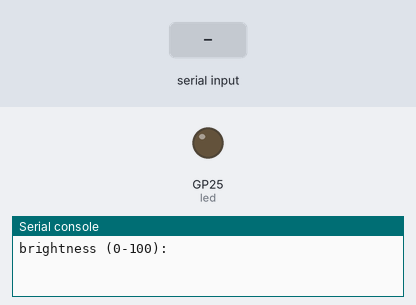
Recording of a program running on a simulated Raspberry Pi Pico running MicroPython. On the bench: output pins drawn as LEDs (lit = HIGH), the last lines printed to the serial console. The inputs (shaded band) are chosen by the test bench.

Above: at 1.2 s.
1.3 s: "5" typed at the serial console, then Enter
At 2.2 s:
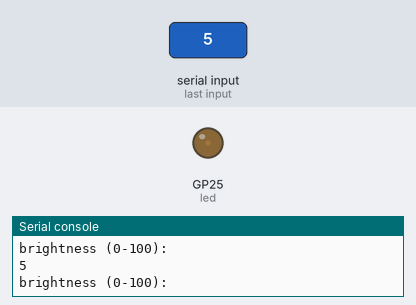
2.8 s: "90" typed at the serial console, then Enter
At 3.3 s:
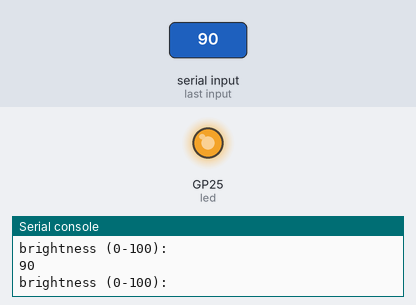
Timing chart, 0 to 5.8 s (numbered marks = the images above; inputs shaded):
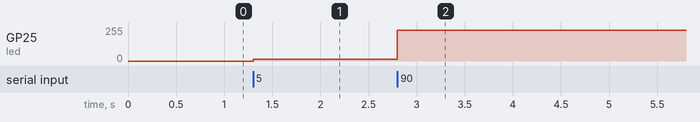

Measured:
- after the input at 1.3 s, GP25 (led): 0/255 → 13/255 at once
- after the input at 2.8 s, GP25 (led): 13/255 → 229/255 at once

The program:

07_04_pwm_percent.py
```python
from machine import Pin, PWM
from utime import sleep

led = PWM(Pin(25)) # For Pico W change 25 to LED see https://forums.raspberrypi.com/viewtopic.php?t=336836

while True:
    brightness_str = input("brightness (0-100):")
    brightness = int(int(brightness_str) * 65534 / 100)
    led.duty_u16(brightness)
```
